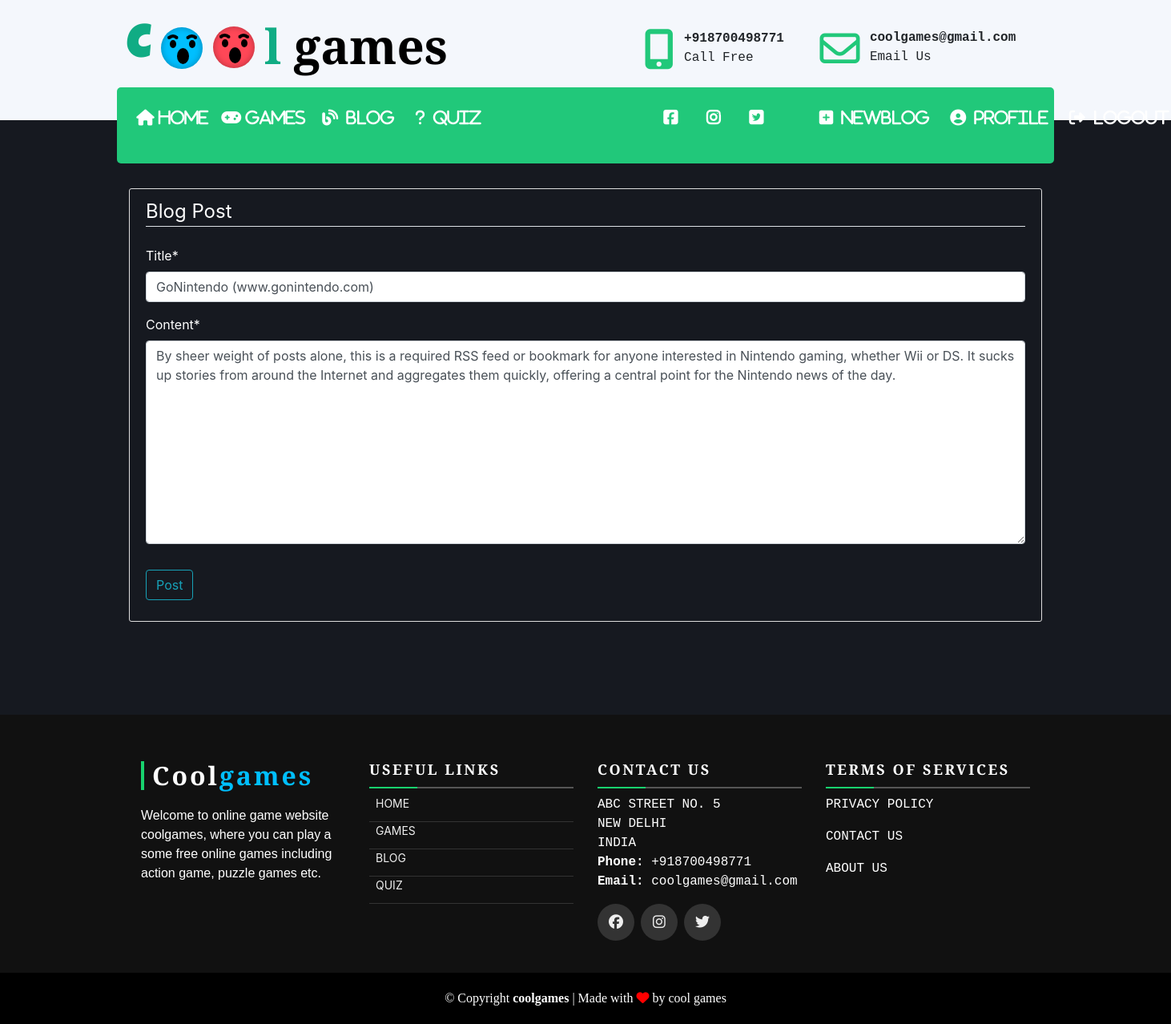
The app's page /post/13/update/ (signed in) with its own data.
### blog/models.py (models this page shows, shortened)
class Blog(models.Model):
    title =  models.CharField(max_length=200)
    content = models.TextField()
    author = models.ForeignKey(User, on_delete=models.CASCADE)

### blog/views.py (the view, shortened to what this page needs)
# urls.py: path('post/<int:pk>/update/', BlogUpdateView.as_view() ,name='blog-update'),
class BlogUpdateView(LoginRequiredMixin ,UserPassesTestMixin , UpdateView):
    model = Blog
    fields = ['title' , 'content']
    def test_func(self):
        blog = self.get_object()
        if self.request.user == blog.author:
            return True
        return False

### blog/Templates/blog/blog_form.html (shortened to what this page needs)
{% extends "blog/base.html" %}
{% load crispy_forms_tags %}
{% block content %}
    <div class="content-section">
        <form method="POST">
            <fieldset class="form-group">
                <legend class="border-bottom mb-4">Blog Post</legend>
                {{ form|crispy }}
            </fieldset>
            <div class="form-group">
                <button class="btn btn-outline-info" type="submit">Post</button>
            </div>
        </form>
    </div>
{% endblock content %}

### blog/static/blog/gc.css (style rules this page uses)
body { margin-top: 0px; background-color:#161920; }
.content-section { color:white; padding: 10px 20px; border: 1px solid #dddddd; border-radius: 3px; margin-bottom: 20px; margin-left:auto; margin-right:auto; }

### records on screen
Blog: title "GoNintendo (www.gonintendo.com)", content "By sheer weight of posts alone, this is a required RSS feed or bookmark for anyone interested in Nintendo gaming, whether Wii or DS. It sucks up stories from around the Internet and aggregates them quickly, offering a central point for the Nintendo news of the day."
